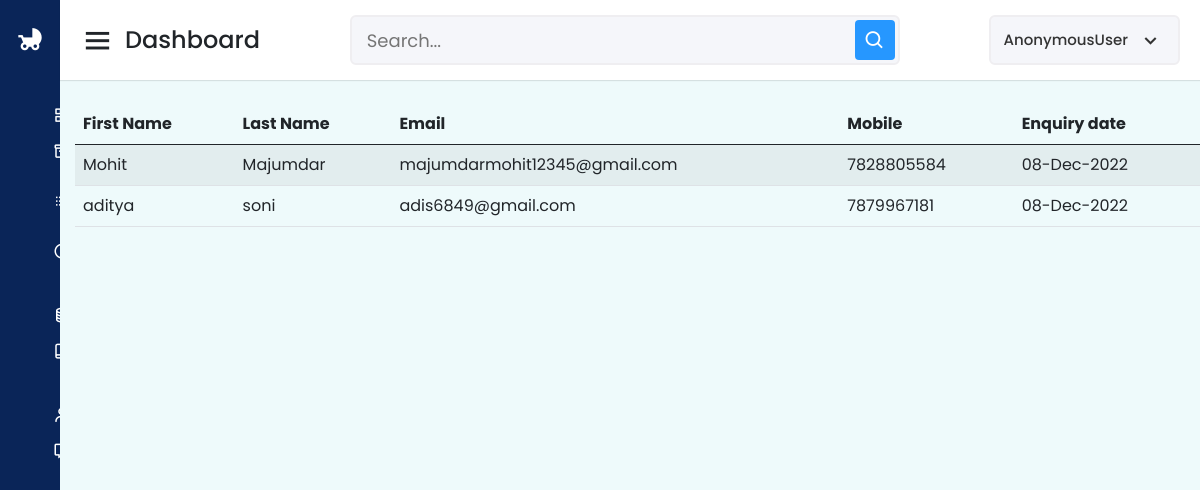
The app's page /dashboard/enquiry/is_read with its own data.
### App/models.py (models this page shows, shortened)
class Contact(models.Model):
    first_name = models.CharField(max_length=100, null=True)
    last_name = models.CharField(max_length=100, null=True)
    email = models.EmailField(null=True)
    mobile = models.IntegerField(null=True)
    massege = models.TextField(null=True)
    enquiryDate = models.DateField(auto_now_add=True)
    isRead = models.BooleanField(default=False)

### App/views.py (the view)
# urls.py: path("dashboard/enquiry/<str:request_type>",enqury_deatils,name="enquiry"),
def enqury_deatils(request,request_type):
    enquiry = ""
    if request_type == "is_read":
        enquiry = Contact.objects.filter(isRead=True)
    else:
        enquiry = Contact.objects.filter(isRead=False)
    d= {"enquiry":enquiry}
    return render(request,"enqiry.html",d)

### App/templates/enqiry.html (shortened to what this page needs)
{% extends 'dashbase.html' %}{% block body %}
<table id="example" class="table table-striped" style="width: 100%">
  <thead>
    <tr>
      <th>First Name</th>
      <th>Last Name</th>
      <th>Email</th>
      <th>Mobile</th>
      <th>Enquiry date</th>
    </tr>
  </thead>
  <tbody>
    {% for e in enquiry %}
    <tr>
      <td>{{ e.first_name }}</td>
      <td>{{ e.last_name }}</td>
      <td>{{ e.email }}</td>
      <td>{{ e.mobile }}</td>
      <td>{{ e.enquiryDate| date:"d-M-Y" }}</td>
    </tr>
    {% endfor %}
  </tbody>
</table>
{% endblock %}

### App/static/css/dashboard.css (style rules this page uses)
* { margin: 0; padding: 0; box-sizing: border-box; font-family: 'Poppins', sans-serif; }
body { margin-top:20px; background-color:#f2f6fc; color:#69707a; }

### records on screen
Contact: first_name "Mohit", last_name "Majumdar", email "majumdarmohit12345@gmail.com", mobile "7828805584", enquiryDate "08-Dec-2022"
Contact: first_name "aditya", last_name "soni", email "adis6849@gmail.com", mobile "7879967181", enquiryDate "08-Dec-2022"

### other values on screen
{{ request.user }} "AnonymousUser"
